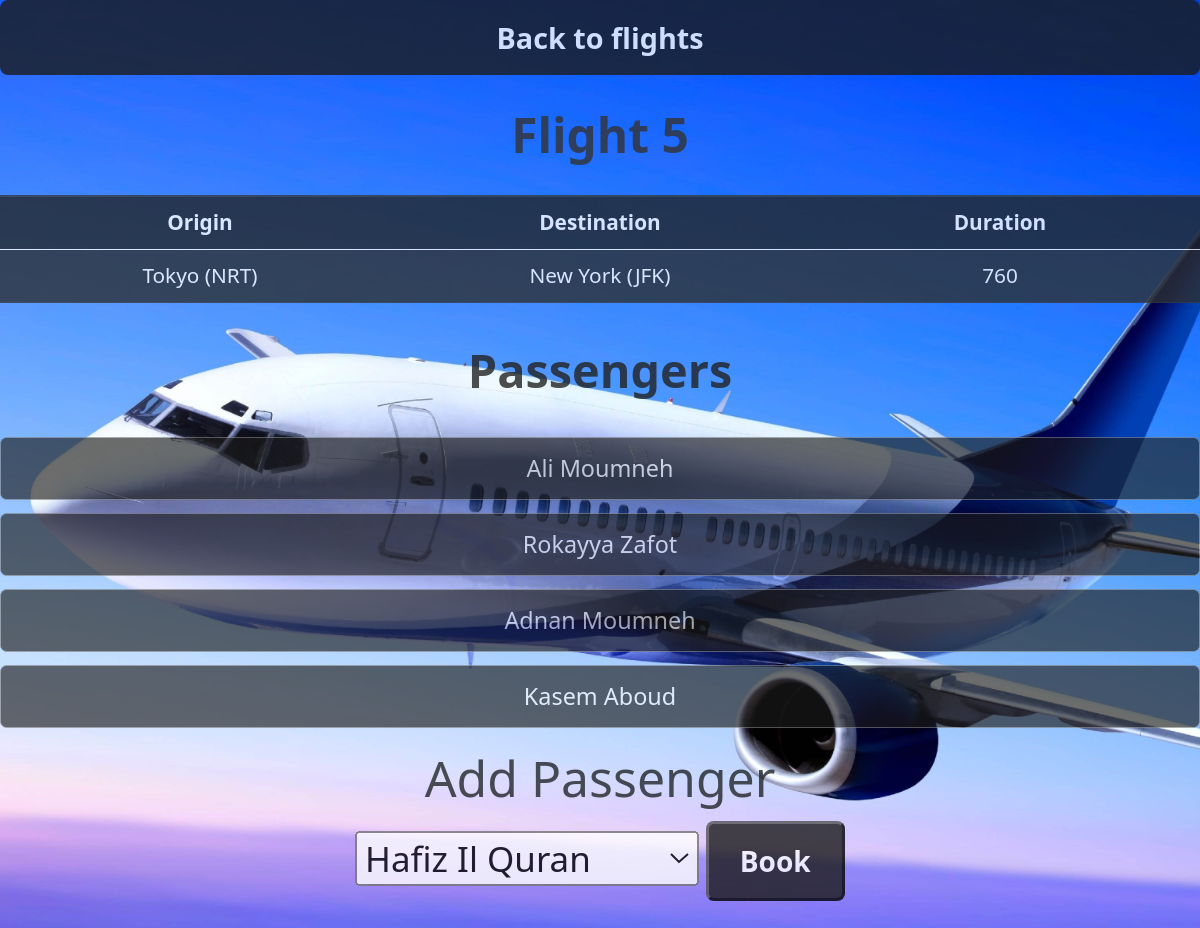
The page /flights/5 on the database its author committed.
### flights/models.py (models this page shows, shortened)
class Flight(models.Model):
    origin = models.ForeignKey(Airport, on_delete=models.CASCADE, related_name="departures")
    destination = models.ForeignKey(Airport, on_delete=models.CASCADE, related_name="arrivals")
    duration = models.IntegerField()

class Airport(models.Model):
    code = models.CharField(max_length=3)
    city = models.CharField(max_length=64)
    def __str__(self):
        return f"{self.city} ({self.code})"

class Passenger(models.Model):
    first = models.CharField(max_length=64)
    last  = models.CharField(max_length=64)
    flights = models.ManyToManyField(Flight, blank=True, related_name="passengers")
    def __str__(self):
        return f"{self.first} {self.last}"

### flights/views.py (the view)
# urls.py: path("<int:flight_id>", views.flight, name="flight"),
def flight(request, flight_id):
	flight =Flight.objects.get(pk=flight_id)
	return render(request, "flights/flight.html", {
		"flight": flight,
		"passengers": flight.passengers.all(),
		"non_passengers": Passenger.objects.exclude(flights=flight).all()
	})

### flights/templates/flights/flight.html (shortened to what this page needs)
{% extends "flights/layout.html" %}
{% load static %}
{% block body %}
	<a href="{% url 'flights' %}" class="link" style="zoom:1.23;display:block;float:none;text-align:center;">Back to flights</a>
<table class="table table-dark table-striped">
  <thead>
    <tr>
      <th colspan="3" style="text-align: center; zoom:2.3; color: #333333; background:transparent;">Flight {{ flight.id }}</th>
    </tr>
    <tr>
      <th style="width: 33.33%; text-align: center;">Origin</th>
      <th style="width: 33.33%; text-align: center;">Destination</th>
      <th style="width: 33.33%; text-align: center;">Duration</th>
    </tr>
  </thead>
  <tbody>
    <tr>
      <td style="text-align: center;">{{ flight.origin }}</td>
      <td style="text-align: center;">{{ flight.destination }}</td>
      <td style="text-align: center;">{{ flight.duration }}</td>
    </tr>
  </tbody>
</table>
	<h2 class="header cen" style="margin:30px auto; color:#222;">Passengers</h2>
	<ul>
		{% for passenger in passengers %}
			<li class="flight" style="text-align:center;">{{ passenger }}</li>
			{% empty %}
				<li class="flight">No Passengers.</li>
		{% endfor %}
	</ul>
	<div style="display:inline-block; width:100%;display:block;text-align:center;zoom:1.2;">
<h2 style="background-color:2C2C2C;">Add Passenger</h2>
	<form action="{% url 'book' flight.id %}" method='post'>
			<select name="passenger" style="zoom:1.4; margin-top:0px;">
					{% for passenger in non_passengers %}
						<option value="{{ passenger.id }}">{{ passenger }}</option>
					{% endfor %}
			</select>
			<button type="submit" class="link" style="float:none; margin-bottom:100px;zoom:1;">Book</button>
	</form>
	</div>
{% endblock %}

### flights/static/flights/styles.css (style rules this page uses)
.cen { text-align:center; }
.link { display: inline-block; padding: 10px 20px; font-size: 18px; zoom:0.5; font-weight: bold; text-decoration: none; color: #fff; background-color: #1B1B1B; border-radius: 5px; transition: background-color 0.3s; float: right; }
.link { transition: transform 0.3s; }
body { background-color: lightblue; zoom: 1.5; }
.header { font-size: 36px; font-weight: bold; margin-bottom: 20px; color: #333; }
ul { list-style-type: none; padding: 0; }
.flight { font-size: 18px; margin-bottom: 10px; padding: 10px; border: 1px solid gray; border-radius: 5px; background-color: #1B1B1B; transition: background-color 0.3s; }

### rows shown on the page
Flight: id "5", origin "Tokyo (NRT)", destination "New York (JFK)", duration "760"
Passenger: first+last "Ali Moumneh"
Passenger: first+last "Rokayya Zafot"
Passenger: first+last "Adnan Moumneh"
Passenger: first+last "Kasem Aboud"

### other values the page prints
form field passenger "Hafiz Il Quran"
